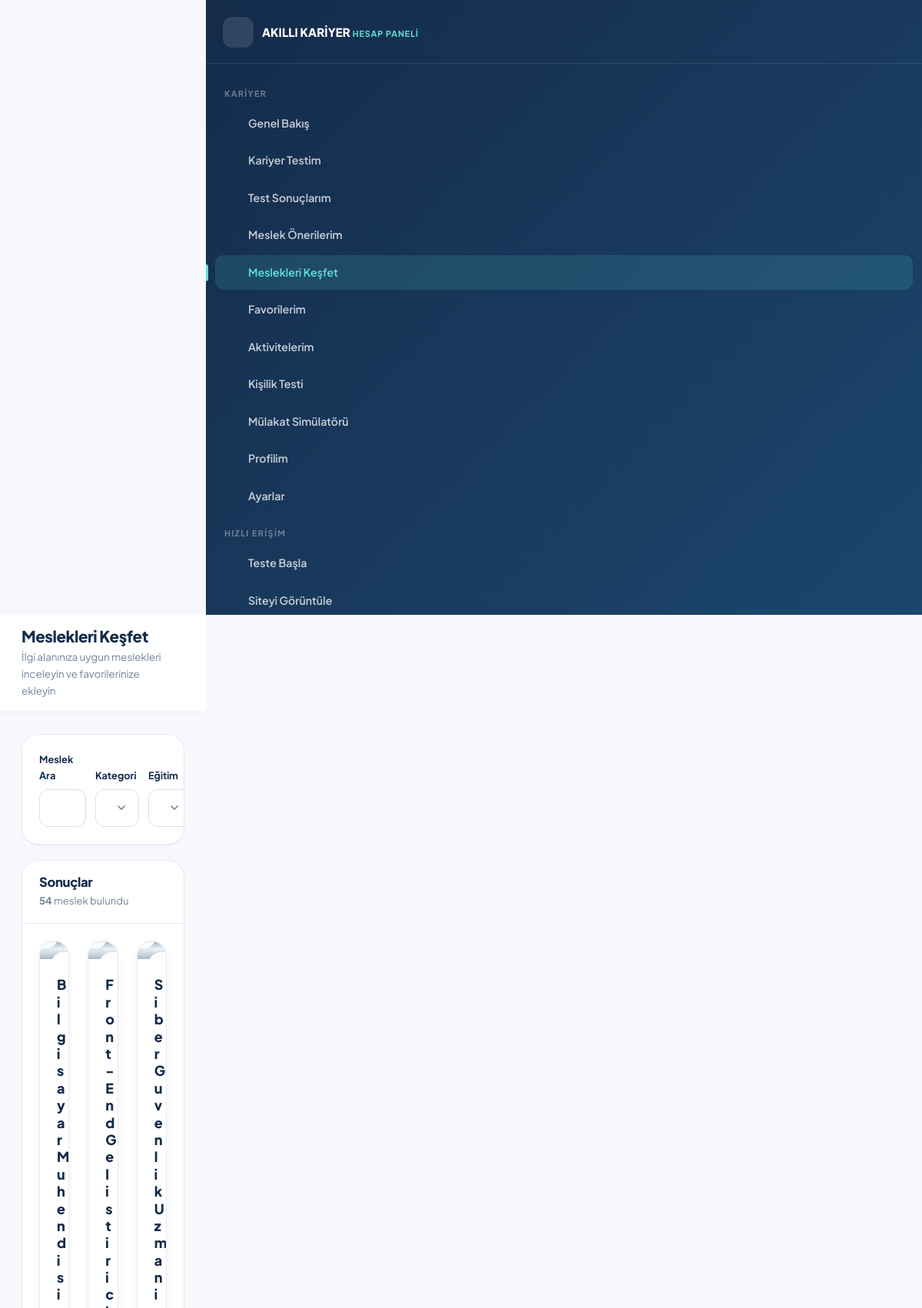
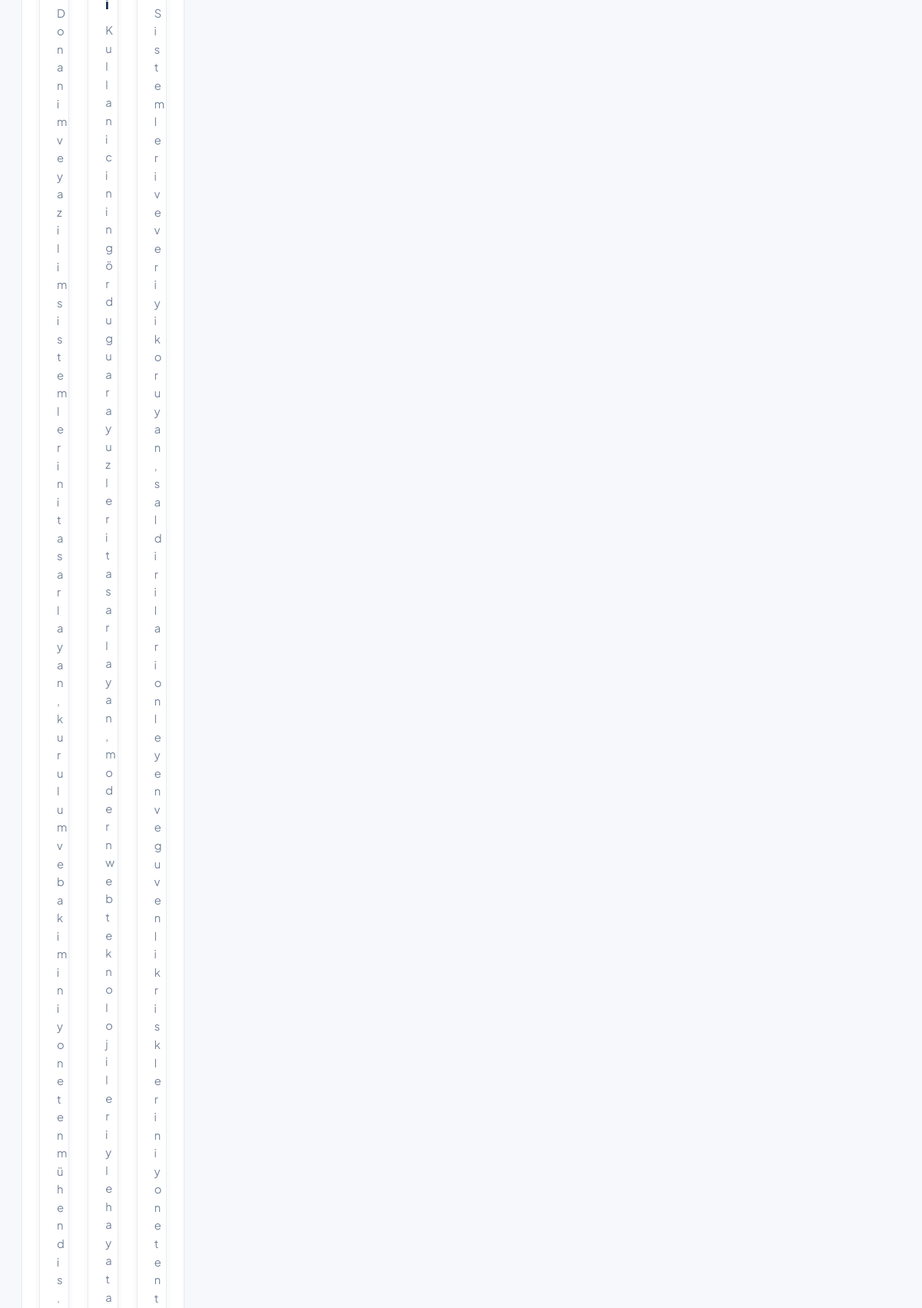
Page /dashboard/explore.php (signed in, upper part) on the committed database (2 pictures, top to bottom).
### tables this page shows
CREATE TABLE `careers` (
  `id` INT UNSIGNED NOT NULL AUTO_INCREMENT,
  `category_id` INT UNSIGNED NOT NULL,
  `name` VARCHAR(160) NOT NULL,
  `slug` VARCHAR(180) NOT NULL,
  `short_description` VARCHAR(320) NOT NULL,
  `description` TEXT DEFAULT NULL,
  `image` VARCHAR(255) DEFAULT NULL,
  `icon` VARCHAR(60) NOT NULL DEFAULT 'briefcase',
  `education_level` ENUM('ortaokul','lise','universite','diger') NOT NULL DEFAULT 'universite',
  `education_detail` VARCHAR(255) DEFAULT NULL,
  `working_areas` VARCHAR(255) DEFAULT NULL,
  `career_path` TEXT DEFAULT NULL,
  `advantages` TEXT DEFAULT NULL,
  `salary_range` VARCHAR(120) DEFAULT NULL,
  `view_count` INT UNSIGNED NOT NULL DEFAULT 0,
  `is_featured` TINYINT(1) NOT NULL DEFAULT 0,
  `is_active` TINYINT(1) NOT NULL DEFAULT 1,
  `sort_order` INT NOT NULL DEFAULT 0,
  `created_at` DATETIME NOT NULL DEFAULT CURRENT_TIMESTAMP,
  `updated_at` DATETIME NOT NULL DEFAULT CURRENT_TIMESTAMP ON UPDATE CURRENT_TIMESTAMP,
  PRIMARY KEY (`id`),
  UNIQUE KEY `uq_career_slug` (`slug`),
  KEY `idx_careers_category` (`category_id`),
  KEY `idx_careers_active` (`is_active`),
  KEY `idx_careers_featured` (`is_featured`),
  KEY `idx_careers_views` (`view_count`),
  KEY `idx_careers_name` (`name`),
  FULLTEXT KEY `ft_careers_search` (`name`,`short_description`,`description`),
  CONSTRAINT `fk_careers_category` FOREIGN KEY (`category_id`) REFERENCES `career_categories` (`id`) ON DELETE CASCADE
);

### app/bootstrap.php (called while the page is built, shortened)
<?php
spl_autoload_register(static function (string $class): void {
    $prefix = 'App\\';
    $relative = str_replace('\\', DIRECTORY_SEPARATOR, substr($class, strlen($prefix)));
    $file = APP_ROOT . DIRECTORY_SEPARATOR . 'app' . DIRECTORY_SEPARATOR . $relative . '.php';
});
require_once APP_ROOT . '/app/Helpers/functions.php';

### app/Models/Career.php (called while the page is built, shortened)
<?php
class Career
{
    public static function list(array $filters = []): array
    {
        $where  = ['c.is_active = 1'];
        $params = [];
        $joins  = '';
        $orderBy = match ($filters['sort'] ?? 'popular') {
            'name_asc'   => 'c.name ASC',
            'name_desc'  => 'c.name DESC',
            'newest'     => 'c.created_at DESC',
            'oldest'     => 'c.created_at ASC',
            'category'   => 'cat.name ASC, c.name ASC',
            'popular'    => 'c.view_count DESC, c.is_featured DESC, c.name ASC',
            default      => 'c.view_count DESC, c.is_featured DESC, c.name ASC',
        };
        $whereSql = implode(' AND ', $where);
        $sql = "SELECT c.*, cat.name AS category_name, cat.slug AS category_slug, cat.color AS category_color,
                       cat.icon AS category_icon
                FROM `careers` c
                INNER JOIN `career_categories` cat ON cat.id = c.category_id
                $joins
                WHERE $whereSql
                ORDER BY $orderBy";
        if (!empty($filters['limit'])) {
            $sql .= ' LIMIT ' . (int) $filters['limit'];
        }
        return Database::fetchAll($sql, $params);
    }
    public static function count(array $filters = []): int
    {
        $where  = ['c.is_active = 1'];
        $params = [];
        $joins  = '';
        $whereSql = implode(' AND ', $where);
        $sql = "SELECT COUNT(DISTINCT c.id)
                FROM `careers` c
                INNER JOIN `career_categories` cat ON cat.id = c.category_id
                $joins
                WHERE $whereSql";
        return (int) Database::fetchColumn($sql, $params);
    }
}

### app/Core/Database.php (called while the page is built, shortened)
<?php
final class Database
{
    private static ?PDO $pdo = null;
    private static array $config = [];
    public static function config(): array
    {
        if (self::$config === []) {
            $file = APP_ROOT . '/config/database.php';
            self::$config = is_file($file) ? require $file : [];
        }
        return self::$config;
    }
    public static function connection(): PDO
    {
        if (self::$pdo instanceof PDO) {
            return self::$pdo;
        }
        $cfg = self::config();
        $dsn = sprintf(
            'mysql:host=%s;port=%s;dbname=%s;charset=%s',
            $cfg['host'] ?? '127.0.0.1',
            $cfg['port'] ?? '3306',
            $cfg['database'] ?? 'akilli_kariyer',
            $cfg['charset'] ?? 'utf8mb4'
        );
        try {
            self::$pdo = new PDO(
                $dsn,
                $cfg['username'] ?? 'root',
                $cfg['password'] ?? '',
                $cfg['options'] ?? []
            );
            self::$pdo->exec("SET NAMES utf8mb4 COLLATE utf8mb4_unicode_ci");
            self::$pdo->exec("SET time_zone = '+03:00'");
        } catch (PDOException $e) {
            self::fail($e);
        }
        return self::$pdo;
    }
    public static function query(string $sql, array $params = []): \PDOStatement
    {
        $stmt = self::connection()->prepare($sql);
        $stmt->execute($params);
        return $stmt;
    }
    public static function fetchAll(string $sql, array $params = []): array
    {
        return self::query($sql, $params)->fetchAll();
    }
    public static function fetchColumn(string $sql, array $params = [], mixed $default = null): mixed
    {
        $value = self::query($sql, $params)->fetchColumn();
        return $value === false ? $default : $value;
    }
}

### dashboard/explore.php (the view, shortened to what this page needs)
<?php
require_once __DIR__ . '/../app/bootstrap.php';
$search    = trim((string) ($_GET['q'] ?? ''));
$category  = trim((string) ($_GET['category'] ?? ''));
$education = trim((string) ($_GET['education'] ?? ''));
$sort      = trim((string) ($_GET['sort'] ?? 'popular'));
$page      = max(1, (int) ($_GET['sayfa'] ?? 1));
$filters = array_filter([
    'search'    => $search,
    'category'  => $category,
    'education' => $education,
], static fn($v) => $v !== '');
$total      = Career::count($filters);
$perPage    = 12;
$careers    = Career::list($filters + ['sort' => $sort, 'limit' => $perPage, 'offset' => ($page - 1) * $perPage]);
require_once __DIR__ . '/../includes/panel-header.php';
?>
<section class="panel-card" style="margin-bottom:20px">
  <div class="pc-body">
    <form method="get" class="filter-row">
      <div class="field">
        <label for="eq">Meslek Ara</label>
        <span class="search-box">
          <input type="search" id="eq" name="q" class="input" value="<?= e($search) ?>" placeholder="Örn: yazılım, tasarım…">
        </span>
      </div>
      <div class="field">
        <label for="ecat">Kategori</label>
        <select id="ecat" name="category" class="select">
          <option value="">Tümü</option>
        </select>
      </div>
      <div class="field">
        <label for="eed">Eğitim</label>
        <select id="eed" name="education" class="select">
          <option value="">Tümü</option>
        </select>
      </div>
    </form>
  </div>
</section>
<section class="panel-card">
  <div class="pc-head">
    <div><h2>Sonuçlar</h2><p class="pc-sub"><strong><?= number_format_tr($total) ?></strong> meslek bulundu</p></div>
  </div>
  <div class="pc-body">
    <?php if (!$careers): ?>
      <div class="empty-state" style="border:0;background:var(--c-bg)">
        <div class="es-ico"><?= icon('search-x', '', 28) ?></div>
        <h3>Sonuç bulunamadı</h3>
        <p>Arama kriterlerinize uygun meslek yok. Filtreleri değiştirmeyi deneyin.</p>
        <a href="<?= url('dashboard/explore.php') ?>" class="btn btn-primary">Filtreleri Temizle</a>
      </div>
    <?php else: ?>
      <div class="grid g-3">
        <?php foreach ($careers as $job): ?>
          <article class="career-card card card-hover">
            <div class="cc-media">
              <?= career_art($job) ?>
              <span class="cc-cat"><?= e($job['category_name']) ?></span>
              <span class="cc-icon"><?= icon($job['icon'] ?? 'briefcase', '', 21) ?></span>
            </div>
            <div class="cc-body">
              <h3><a href="<?= url('career-detail.php?slug=' . urlencode($job['slug'])) ?>" style="color:inherit"><?= e($job['name']) ?></a></h3>
              <p class="cc-desc"><?= e(str_limit($job['short_description'], 105)) ?></p>
            </div>
          </article>
        <?php endforeach; ?>
      </div>
    <?php endif; ?>
  </div>
</section>
<?php require_once __DIR__ . '/../includes/panel-footer.php'; ?>

### app/Helpers/functions.php (shortened to what this page needs)
<?php
if (!function_exists('e')) {
    function e(mixed $value): string
    {
        return htmlspecialchars((string) ($value ?? ''), ENT_QUOTES | ENT_SUBSTITUTE, 'UTF-8');
    }
}
if (!function_exists('url')) {
    function url(string $path = ''): string
    {
        $base = BASE_PATH === '/' ? '' : BASE_PATH;
        $path = ltrim($path, '/');
        return $base . '/' . $path;
    }
}
if (!function_exists('asset')) {
    function asset(string $path): string
    {
        $path = ltrim($path, '/');
        $file = APP_ROOT . '/' . $path;
        $version = is_file($file) ? (string) filemtime($file) : APP_VERSION;
        return url($path) . '?v=' . $version;
    }
}
if (!function_exists('str_limit')) {
    function str_limit(?string $text, int $limit = 140, string $end = '…'): string
    {
        $text = trim(strip_tags((string) $text));
        if (mb_strlen($text) <= $limit) {
            return $text;
        }
        $cut = mb_substr($text, 0, $limit);
        return rtrim($cut, ' .,;:') . $end;
    }
}
if (!function_exists('number_format_tr')) {
    function number_format_tr(int|float $number): string
    {
        return number_format((float) $number, 0, ',', '.');
    }
}
if (!function_exists('icon')) {
    function icon(string $name, string $class = '', int $size = 20): string
    {
        return sprintf(
            '<i data-lucide="%s" class="%s" style="width:%dpx;height:%dpx;stroke-width:2" aria-hidden="true"></i>',
            e($name),
            e($class),
            $size,
            $size
        );
    }
}
if (!function_exists('career_art')) {
    function career_art(array $career, string $variant = 'card'): string
    {
        $photo = career_photo_url($career['image'] ?? null);
        $alt   = e($career['name'] ?? 'Meslek');
        if ($photo) {
            $loading = $variant === 'hero' ? 'loading="eager" fetchpriority="high"' : 'loading="lazy"';
            return sprintf(
                '<img class="career-photo" src="%s" alt="%s" %s width="900" height="600" decoding="async">',
                e($photo),
                $alt,
                $loading
            );
        }
        return career_art_svg($career, $variant);
    }
}
if (!function_exists('career_photo_url')) {
    function career_photo_url(?string $image): ?string
    {
        $image = ltrim($image, '/');
        if (str_starts_with($image, 'uploads/')) {
            $relative = 'storage/' . $image;
        } elseif (str_starts_with($image, 'images/')) {
            $relative = 'assets/' . $image;
        } elseif (str_starts_with($image, 'careers/')) {
            $relative = 'assets/images/' . $image;
        } else {
            $relative = 'assets/images/' . $image;
        }
        return asset($relative);
    }
}

### assets/css/dashboard.css (style rules this page uses)
:root { --side-w: 268px; --side-w-collapsed: 76px; }
.panel-card { background: var(--c-white); border: 1px solid var(--c-border); border-radius: var(--r-lg); box-shadow: var(--sh-xs); overflow: hidden; }
.panel-card .pc-head { padding: 18px 22px; border-bottom: 1px solid var(--c-border); display: flex; align-items: center; justify-content: space-between; gap: 14px; flex-wrap: wrap; }
.panel-card .pc-head h2, .panel-card .pc-head h3 { font-size: 1.04rem; margin: 0; }
.panel-card .pc-head .pc-sub { font-size: .82rem; color: var(--c-muted); margin: 3px 0 0; }
.panel-card .pc-body { padding: 22px; }

### rows in the picture
careers: image (picture), name "Bilgisayar Muhendisi", short_description "Donanim ve yazilim sistemlerini tasarlayan, kurulum ve bakimini yoneten mühendis."
careers: image (picture), name "Front-End Gelistirici"
careers: image (picture), name "Siber Guvenlik Uzmani"

### other values in the picture
$item[3] "Genel Bakış"
$item[3] "Kariyer Testim"
$item[3] "Test Sonuçlarım"
$item[3] "Meslek Önerilerim"
$item[3] "Meslekleri Keşfet"
$item[3] "Favorilerim"
$item[3] "Aktivitelerim"
$item[3] "Kişilik Testi"
$item[3] "Mülakat Simülatörü"
$item[3] "Profilim"
$item[3] "Ayarlar"
$panelTitle "Meslekleri Keşfet"
$panelSubtitle "İlgi alanınıza uygun meslekleri inceleyin ve favorilerinize ekleyin"
number_format_tr($total) "54"
